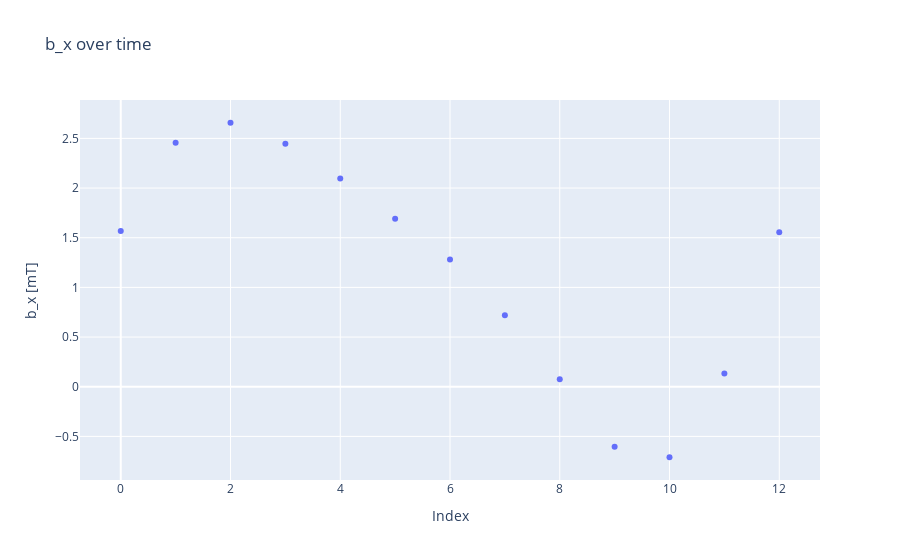

The notebook cell this image was saved under:
### Code cell
index = np.array(range(len(bx7)))
measuredbx = go.Scatter(x=index, y=bx7, mode='markers')
layoutbx = go.Layout(title='b_x over time')
figbx = go.Figure(data=[measuredbx], layout=layoutbx)
figbx.update_yaxes(scaleanchor='y')
figbx.update_layout(
    xaxis_title="Index",
    yaxis_title="b_x [mT]"
)
figbx.show()

### Figure 1 — Plotly figure (JSON) as saved in the notebook; plotly's stock layout.template omitted (floating-point values rounded to 4 significant figures)
{"data": [{"mode": "markers", "type": "scatter", "x": [0, 1, 2, 3, 4, 5, 6, 7, 8, 9, 10, 11, 12], "y": [1.567, 2.457, 2.657, 2.445, 2.095, 1.691, 1.281, 0.72, 0.0744, -0.6048, -0.7101, 0.1341, 1.555]}], "layout": {"title": {"text": "b_x over time"}, "xaxis": {"title": {"text": "Index"}}, "yaxis": {"scaleanchor": "y", "title": {"text": "b_x [mT]"}}}}
